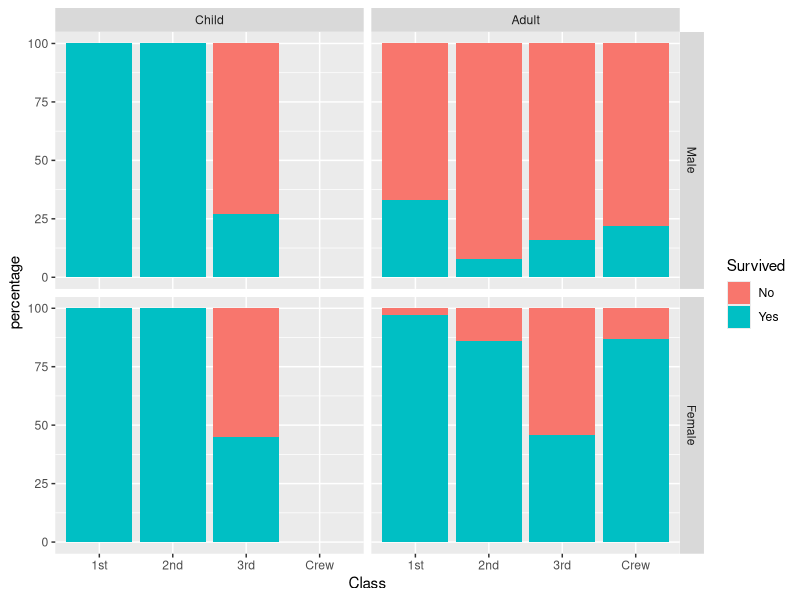

Write R code to recreate this figure.
## ---- chunk 1

library(ggplot2)
library(dplyr)

t<-as.data.frame(Titanic) %>%group_by(Age,Sex,Class)%>% mutate(percentage=round(100*Freq/sum(Freq)))%>%arrange(Class, Sex,Age)

print(as.data.frame(t))

## ---- chunk 2


t1<-ggplot(t,aes(x=Class,y=percentage, fill=Survived))+geom_bar(stat="identity")

t1<-t1+facet_grid(Sex~Age)

print(t1)
